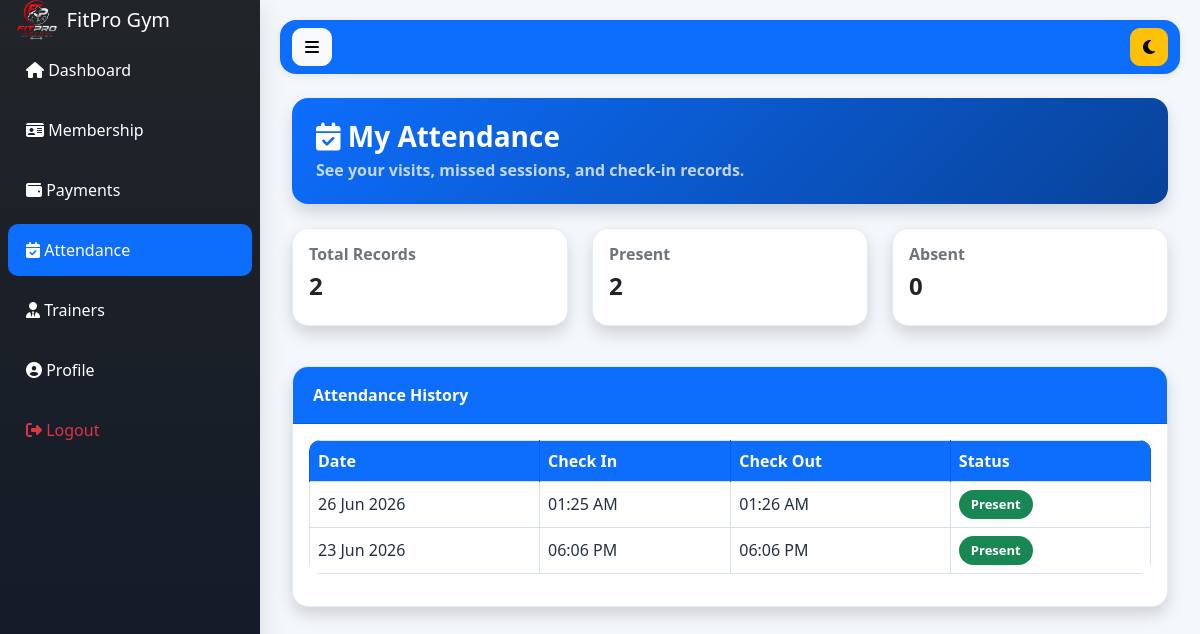
/member/attendance.php (signed in), run on the app's committed database.
### tables this page shows
CREATE TABLE `attendance` (
  `id` int(11) NOT NULL,
  `member_id` int(11) DEFAULT NULL,
  `check_in` datetime DEFAULT NULL,
  `check_out` datetime DEFAULT NULL,
  `attendance_date` date DEFAULT NULL,
  `status` enum('Present','Absent') NOT NULL DEFAULT 'Present',
  `created_at` timestamp NOT NULL DEFAULT current_timestamp()
);

### includes/member_context.php (called while the page is built, shortened)
<?php
$memberUserId = $_SESSION['user_id'] ?? 0;
$memberUserStmt = $conn->prepare("
SELECT *
FROM users
WHERE id=?
");
$memberUserStmt->bind_param("i", $memberUserId);
$memberUserStmt->execute();
$memberUser = $memberUserStmt->get_result()->fetch_assoc();
$memberProfileStmt = $conn->prepare("
SELECT
m.*,
mp.plan_name,
mp.duration_days,
mp.description plan_description,
mp.benefits plan_benefits
FROM members m
LEFT JOIN membership_plans mp
ON m.plan_id = mp.id
WHERE m.email=?
ORDER BY
CASE WHEN m.status='Active' THEN 0 ELSE 1 END,
m.expiry_date DESC,
m.id DESC
LIMIT 1
");
$memberProfileStmt->bind_param("s", $memberUser['email']);
$memberProfileStmt->execute();
$memberProfile = $memberProfileStmt->get_result()->fetch_assoc();
function member_date($date)
{
    return $date ? date('d M Y', strtotime($date)) : '-';
}
?>

### member/attendance.php (the view, shortened to what this page needs)
<?php
include '../config/database.php';
include '../includes/member_context.php';
$attendance = [];
$presentCount = 0;
$absentCount = 0;
$memberId = $memberProfile['id'] ?? 0;
if($memberId > 0){
    $stmt = $conn->prepare("
    SELECT a.*
    FROM attendance a
    JOIN (
        SELECT MAX(id) id
        FROM attendance
        WHERE member_id=?
        GROUP BY member_id, attendance_date
    ) latest
    ON latest.id = a.id
    ORDER BY a.attendance_date DESC, a.id DESC
    ");
    $stmt->bind_param("i", $memberId);
    $stmt->execute();
    $result = $stmt->get_result();
    while($row = $result->fetch_assoc()){
        $attendance[] = $row;
        if($row['status'] == 'Present'){
            $presentCount++;
        }
        else{
            $absentCount++;
        }
    }
}
include '../includes/header.php';
?>
<div class="d-flex">
<?php include '../includes/sidebar.php'; ?>
<div class="content flex-grow-1">
<?php include '../includes/navbar.php'; ?>
<div class="container-fluid mt-4">
<div class="card management-hero shadow mb-4">
<div class="card-header bg-primary text-white">
<h3 class="mb-1"><i class="fa fa-calendar-check"></i> My Attendance</h3>
<p class="mb-0 opacity-75">See your visits, missed sessions, and check-in records.</p>
</div>
</div>
<div class="row mb-4">
<div class="col-md-4 mb-3"><div class="card member-stat shadow h-100"><div class="card-body"><h6>Total Records</h6><h4><?= number_format(count($attendance)) ?></h4></div></div></div>
<div class="col-md-4 mb-3"><div class="card member-stat shadow h-100"><div class="card-body"><h6>Present</h6><h4><?= number_format($presentCount) ?></h4></div></div></div>
<div class="col-md-4 mb-3"><div class="card member-stat shadow h-100"><div class="card-body"><h6>Absent</h6><h4><?= number_format($absentCount) ?></h4></div></div></div>
</div>
<div class="card management-panel shadow">
<div class="card-header bg-primary text-white">Attendance History</div>
<div class="card-body">
<div class="table-responsive">
<table class="table table-bordered table-hover align-middle management-table">
<thead>
<tr>
<th>Date</th>
<th>Check In</th>
<th>Check Out</th>
<th>Status</th>
</tr>
</thead>
<tbody>
<?php if(count($attendance) > 0): ?>
<?php foreach($attendance as $row): ?>
<tr>
<td><?= member_date($row['attendance_date']) ?></td>
<td><?= $row['check_in'] ? date('h:i A', strtotime($row['check_in'])) : '-' ?></td>
<td><?= $row['check_out'] ? date('h:i A', strtotime($row['check_out'])) : '-' ?></td>
<td><span class="badge <?= $row['status'] == 'Present' ? 'bg-success' : 'bg-warning text-dark' ?>"><?= htmlspecialchars($row['status']) ?></span></td>
</tr>
<?php endforeach; ?>
<?php else: ?>
<tr><td colspan="4" class="text-center text-muted">No attendance records found.</td></tr>
<?php endif; ?>
</tbody>
</table>
</div>
</div>
</div>
</div>
</div>
</div>
<?php include '../includes/footer.php'; ?>

### assets/css/style.css (style rules this page uses)
:root { --primary:#0d6efd; --secondary:#6c757d; --success:#198754; --danger:#dc3545; --warning:#ffc107; --info:#0dcaf0; --dark:#212529; --light:#f8f9fa; --white:#ffffff; --shadow-sm:0 2px 10px rgba(0,0,0,.08); --shadow-md:0 8px 25px rgba(0,0,0,.12); --shadow-lg:0 15px 35px rgba(0,0,0,.15); --radius:16px; }
* { margin:0; padding:0; box-sizing:border-box; }
html { scroll-behavior:smooth; }
body { font-family:'Segoe UI',sans-serif; background:#f4f7fb; color:#243041; overflow-x:hidden; }
.content { margin-left:260px; width:calc(100% - 260px); padding:20px; }
.card { border:1px solid rgba(15,23,42,.08); border-radius:var(--radius); box-shadow:var(--shadow-sm); overflow:hidden; transition:.3s ease; background:white; }
.card-header { font-weight:600; }
.management-hero { border:0; }
.management-hero .card-header { padding:22px 24px; background:linear-gradient(135deg,#0d6efd,#084298) !important; border:0; }
.management-hero h3 { font-weight:700; letter-spacing:0; }
.management-panel { border:1px solid rgba(13,110,253,.12); }
.management-panel > .card-header { padding:16px 20px; }
.table { border-radius:12px; overflow:hidden; --bs-table-bg:#ffffff; --bs-table-color:#243041; --bs-table-striped-bg:#f7faff; --bs-table-striped-color:#243041; --bs-table-hover-bg:#eef5ff; --bs-table-hover-color:#243041; --bs-table-border-color:#d7e0ee; }
.table thead { background:#212529; color:white; }
.table tbody tr { transition:.2s; }
.table td, .table th { vertical-align:middle; }
.table.management-table thead th { background:#0d6efd; color:white; border-color:#0b5ed7; }
.badge { padding:8px 12px; border-radius:30px; font-size:13px; }
.member-stat { border:1px solid rgba(13,110,253,.12); }
.member-stat h6 { color:#6c757d; font-weight:700; }
.member-stat h4 { font-weight:800; }

### data on the page
attendance: attendance_date "26 Jun 2026", check_in "01:25 AM", check_out "01:26 AM", status "Present"
attendance: attendance_date "23 Jun 2026", check_in "06:06 PM", check_out "06:06 PM", status "Present"

### other printed values
count($attendance) "2"
$presentCount "2"
$absentCount "0"
